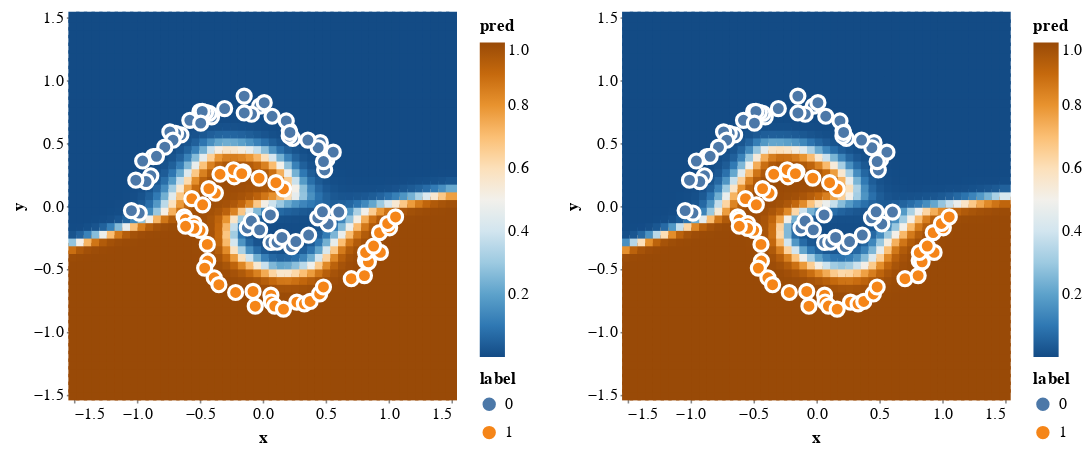

The code cell stored with this chart in its notebook:
### Code cell
charts = []
for preds in batched_preds:
#     print(preds.shape)
    data = {'x': xs[:, 0], 'y': xs[:, 1], 'pred': jnp.exp(preds)[:, 1]}
    df = pd.DataFrame(data)
    single_chart = alt.Chart(df, width=240, height=240).mark_square(size=50, opacity=1).encode(
        x=spirals_x_axis, 
        y=spirals_y_axis,
        color=alt.Color('pred', scale=alt.Scale(scheme='blueorange')),
    )
    chart = single_chart + spiral_chart
    charts.append(chart)
chart = alt.hconcat(*charts[:2])
chart.save('multi_mlp_pred.html')
chart

### Figure 1 — Vega-Lite specification as saved in the notebook (floating-point values rounded to 4 significant figures; data arrays with more than 128 entries replaced by an {"elided": "..."} marker saying what was removed)
{"config": {"view": {"continuousWidth": 400, "continuousHeight": 300}}, "hconcat": [{"layer": [{"data": {"name": "data-01d3eaead9e39b8498e2891ef35cc814"}, "mark": {"type": "square", "opacity": 1, "size": 50}, "encoding": {"color": {"type": "quantitative", "field": "pred", "scale": {"scheme": "blueorange"}}, "x": {"type": "quantitative", "field": "x", "scale": {"domain": [-1.5, 1.5], "nice": false}}, "y": {"type": "quantitative", "field": "y", "scale": {"domain": [-1.5, 1.5], "nice": false}}}, "height": 240, "width": 240}, {"data": {"name": "data-46792f3edd8503a4031c56d279232da6"}, "mark": {"type": "circle", "opacity": 1, "size": 80, "stroke": "white"}, "encoding": {"color": {"type": "nominal", "field": "label"}, "x": {"type": "quantitative", "field": "x", "scale": {"domain": [-1.5, 1.5], "nice": false}}, "y": {"type": "quantitative", "field": "y", "scale": {"domain": [-1.5, 1.5], "nice": false}}}, "height": 300, "width": 350}]}, {"layer": [{"data": {"name": "data-7984430c1f30432f2cdfed4d97246e47"}, "mark": {"type": "square", "opacity": 1, "size": 50}, "encoding": {"color": {"type": "quantitative", "field": "pred", "scale": {"scheme": "blueorange"}}, "x": {"type": "quantitative", "field": "x", "scale": {"domain": [-1.5, 1.5], "nice": false}}, "y": {"type": "quantitative", "field": "y", "scale": {"domain": [-1.5, 1.5], "nice": false}}}, "height": 240, "width": 240}, {"data": {"name": "data-46792f3edd8503a4031c56d279232da6"}, "mark": {"type": "circle", "opacity": 1, "size": 80, "stroke": "white"}, "encoding": {"color": {"type": "nominal", "field": "label"}, "x": {"type": "quantitative", "field": "x", "scale": {"domain": [-1.5, 1.5], "nice": false}}, "y": {"type": "quantitative", "field": "y", "scale": {"domain": [-1.5, 1.5], "nice": false}}}, "height": 300, "width": 350}]}], "$schema": "https://vega.github.io/schema/vega-lite/v4.8.1.json", "datasets": {"data-01d3eaead9e39b8498e2891ef35cc814": {"elided": "2500 records"}, "data-46792f3edd8503a4031c56d279232da6": [{"x": 0.06125, "y": -0.07051, "label": 0}, {"x": -0.1222, "y": -0.174, "label": 0}, {"x": -0.09004, "y": -0.119, "label": 0}, {"x": 0.165, "y": 0.1364, "label": 1}, {"x": 0.105, "y": 0.1857, "label": 1}, {"x": -0.02432, "y": -0.189, "label": 0}, {"x": 0.06548, "y": -0.2893, "label": 0}, {"x": -0.02845, "y": 0.2221, "label": 1}, {"x": 0.1144, "y": -0.287, "label": 0}, {"x": 0.2292, "y": -0.322, "label": 0}, {"x": -0.155, "y": 0.2726, "label": 1}, {"x": -0.2261, "y": 0.2328, "label": 1}, {"x": 0.2636, "y": -0.2818, "label": 0}, {"x": 0.1528, "y": -0.2494, "label": 0}, {"x": -0.232, "y": 0.2887, "label": 1}, {"x": -0.1665, "y": 0.2578, "label": 1}, {"x": 0.3651, "y": -0.2303, "label": 0}, {"x": -0.3391, "y": 0.2528, "label": 1}, {"x": 0.5197, "y": -0.1421, "label": 0}, {"x": -0.376, "y": 0.1033, "label": 1}, {"x": -0.4278, "y": 0.1386, "label": 1}, {"x": 0.4578, "y": -0.08415, "label": 0}, {"x": 0.438, "y": -0.09397, "label": 0}, {"x": 0.4747, "y": -0.0453, "label": 0}, {"x": 0.605, "y": -0.04781, "label": 0}, {"x": -0.5631, "y": 0.059, "label": 1}, {"x": -0.6238, "y": -0.08622, "label": 1}, {"x": -0.4773, "y": 0.0101, "label": 1}, {"x": -0.6144, "y": -0.1073, "label": 1}, {"x": -0.4979, "y": -0.193, "label": 1}, {"x": -0.5456, "y": -0.1397, "label": 1}, {"x": -0.5467, "y": -0.1766, "label": 1}, {"x": -0.6126, "y": -0.1604, "label": 1}, {"x": 0.4924, "y": 0.2867, "label": 0}, {"x": 0.5101, "y": 0.3707, "label": 0}, {"x": -0.4401, "y": -0.3047, "label": 1}, {"x": 0.5606, "y": 0.4286, "label": 0}, {"x": 0.4831, "y": 0.3538, "label": 0}, {"x": -0.4371, "y": -0.4368, "label": 1}, {"x": -0.4611, "y": -0.4931, "label": 1}, {"x": 0.4579, "y": 0.5039, "label": 0}, {"x": 0.4407, "y": 0.4635, "label": 0}, {"x": 0.2385, "y": 0.5371, "label": 0}, {"x": -0.3853, "y": -0.57, "label": 1}, {"x": 0.3591, "y": 0.5246, "label": 0}, {"x": -0.3481, "y": -0.625, "label": 1}, {"x": 0.2109, "y": 0.5565, "label": 0}, {"x": 0.2112, "y": 0.6, "label": 0}, {"x": 0.1873, "y": 0.6762, "label": 0}, {"x": 0.2163, "y": 0.5848, "label": 0}, {"x": -0.2151, "y": -0.6868, "label": 1}, {"x": 0.07456, "y": 0.7137, "label": 0}, {"x": -0.07675, "y": -0.6785, "label": 1}, {"x": -0.05915, "y": -0.7958, "label": 1}, {"x": -0.02338, "y": 0.7948, "label": 0}, {"x": 0.01216, "y": 0.8215, "label": 0}, {"x": -0.08853, "y": 0.7301, "label": 0}, {"x": 0.06527, "y": -0.7082, "label": 1}, {"x": 0.06885, "y": -0.7626, "label": 1}, {"x": 0.09572, "y": -0.7946, "label": 1}, {"x": 0.1652, "y": -0.8187, "label": 1}, {"x": -0.1466, "y": 0.7398, "label": 0}, {"x": -0.1472, "y": 0.8738, "label": 0}, {"x": -0.3024, "y": 0.7747, "label": 0}, {"x": 0.2716, "y": -0.7636, "label": 1}, {"x": 0.3311, "y": -0.7769, "label": 1}, {"x": -0.4062, "y": 0.7092, "label": 0}, {"x": 0.3767, "y": -0.7579, "label": 1}, {"x": -0.4987, "y": 0.751, "label": 0}, {"x": -0.4256, "y": 0.7365, "label": 0}, {"x": -0.4532, "y": 0.7456, "label": 0}, {"x": 0.4528, "y": -0.6982, "label": 1}, {"x": -0.4806, "y": 0.7517, "label": 0}, {"x": -0.5792, "y": 0.6815, "label": 0}, {"x": 0.4828, "y": -0.643, "label": 1}, {"x": -0.4925, "y": 0.6588, "label": 0}, {"x": -0.6499, "y": 0.5655, "label": 0}, {"x": -0.6924, "y": 0.5786, "label": 0}, {"x": 0.7041, "y": -0.5774, "label": 1}, {"x": -0.7374, "y": 0.5892, "label": 0}, {"x": 0.8171, "y": -0.4335, "label": 1}, {"x": 0.8087, "y": -0.5528, "label": 1}, {"x": -0.7128, "y": 0.5235, "label": 0}, {"x": 0.8401, "y": -0.443, "label": 1}, {"x": -0.7778, "y": 0.468, "label": 0}, {"x": -0.8694, "y": 0.3923, "label": 0}, {"x": 0.8178, "y": -0.369, "label": 1}, {"x": -0.8441, "y": 0.3954, "label": 0}, {"x": 0.9353, "y": -0.3681, "label": 1}, {"x": 0.8811, "y": -0.3179, "label": 1}, {"x": -0.9539, "y": 0.358, "label": 0}, {"x": 0.9284, "y": -0.2111, "label": 1}, {"x": -0.8891, "y": 0.2403, "label": 0}, {"x": -0.9264, "y": 0.1946, "label": 0}, {"x": -1.008, "y": 0.2055, "label": 0}, {"x": 1.009, "y": -0.1726, "label": 1}, {"x": 0.9932, "y": -0.1386, "label": 1}, {"x": 1.056, "y": -0.08645, "label": 1}, {"x": -0.9809, "y": -0.05551, "label": 0}, {"x": -1.043, "y": -0.03598, "label": 0}], "data-7984430c1f30432f2cdfed4d97246e47": {"elided": "2500 records"}}}
